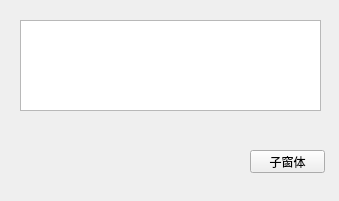
<?xml version="1.0" encoding="UTF-8"?>
<ui version="4.0">
 <class>MainWindow</class>
 <widget class="QMainWindow" name="MainWindow">
  <property name="geometry">
   <rect>
    <x>0</x>
    <y>0</y>
    <width>339</width>
    <height>201</height>
   </rect>
  </property>
  <property name="windowTitle">
   <string>MainWindow</string>
  </property>
  <widget class="QWidget" name="centralwidget">
   <widget class="QPushButton" name="BtnOpenC">
    <property name="geometry">
     <rect>
      <x>250</x>
      <y>150</y>
      <width>75</width>
      <height>23</height>
     </rect>
    </property>
    <property name="text">
     <string>子窗体</string>
    </property>
   </widget>
   <widget class="QTextEdit" name="textEdit">
    <property name="geometry">
     <rect>
      <x>20</x>
      <y>20</y>
      <width>301</width>
      <height>91</height>
     </rect>
    </property>
   </widget>
  </widget>
 </widget>
 <resources/>
 <connections/>
</ui>
